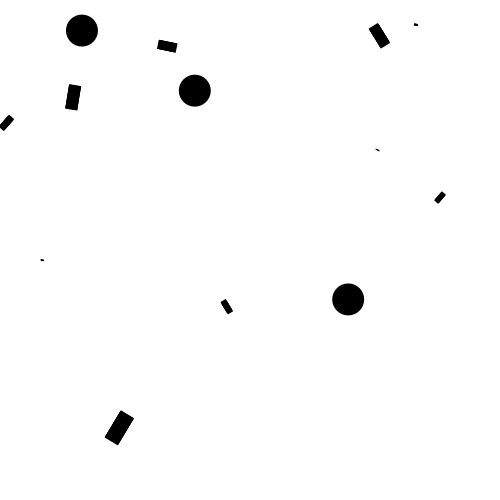
Frame 1 (no input)
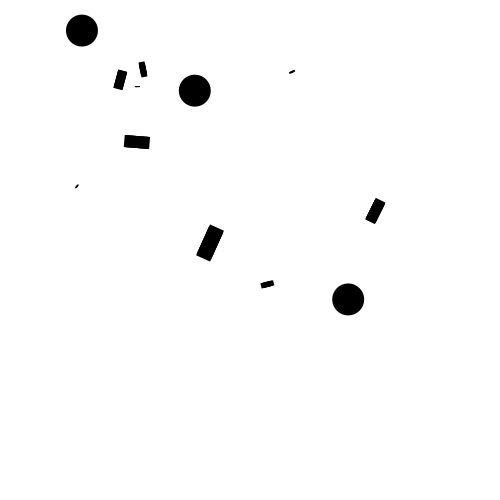
Frame 60 (the mouse pressed at the canvas centre just before this capture)
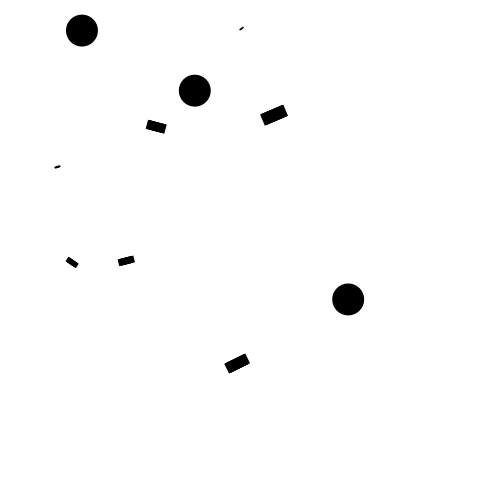
Frame 120 (the mouse held since frame 60 and released just before this capture)

The Processing sketch that drew these frames (run headless with seeded random() and noise(); from frame 60 on, the mouse is pressed at the canvas centre):

// Processing sketch: forcesMultipleAttractorsAndMoons
// ── forcesMultipleAttractorsAndMoons.pde
class Attractor {
  float mass;
  PVector location;
  
  Attractor() {
    mass = 5;
    location = new PVector(random(width), random(height));
  }
  
  void display() {
    noStroke();
    fill(0);
    ellipse(location.x, location.y, 32, 32);
  }
  
  PVector attract(Mover m) {
    PVector force = PVector.sub(location, m.location);
    float distance = force.mag();
    force.normalize();
    distance = constrain(distance, 5, 25);
    float strength = (1 * mass * m.mass) / (distance * distance);
    force.mult(strength);
    return force;
  }
}

class Mover {
  PVector location;
  PVector velocity;
  PVector acceleration;
  
  float angle = 0;
  float aVelocity = 0;
  float aAcceleration = 0.001;
  
  float mass;
  Mover(float m, float x, float y, PVector v) {
    location = new PVector(x, y);
    velocity = v;
    acceleration = new PVector(0, 0);
    
    mass = m;
  }
  
  void update() {
    velocity.add(acceleration);
    location.add(velocity);
    
    // Angular Motion
    //aAcceleration = acceleration.x/10;
    //aVelocity += aAcceleration;
    //aVelocity = constrain(aVelocity, -0.1, 0.1);
    angle = velocity.heading();
    
    acceleration.mult(0);
  }
  
  void display() {
    noStroke();
    fill(0);
    pushMatrix();
    translate(location.x, location.y);
    rotate(angle);
    rectMode(CENTER);
    rect(0, 0, mass*16, mass*8);
    popMatrix();
  }
  
  void checkEdges() {
    // if a mover hits the edges of the width, reverse it's direction (via velocity) and place it at the width
    // same for the other edge
    if (location.x > width) {
      location.x = width;
      velocity.x *= -1;
    }
    else if (location.x < 0) {
      location.x = 0;
      velocity.x *= -1;
    }
    
    // mover will reverse direction and 'bounce' off the floor as well
    if (location.y > height) {
      location.y = height;
      velocity.y *= -1;
    }
  }
  
  void applyForce(PVector force) {
    PVector f = PVector.div(force, mass);
    acceleration.add(f);
  }
}

Mover[] moons = new Mover[10];
Attractor[] earths = new Attractor[3];


void setup() {
  size(500,500);
  background(230);

  for (int i = 0; i < moons.length; i++) {
    PVector moonInitialVelocity = new PVector(random(-1, 1), random(-1, 1));
    moons[i] = new Mover(random(0.1, 2), random(width), random(height), moonInitialVelocity);
  }
  
  for (int i = 0; i < earths.length; i++) {
    earths[i] = new Attractor();
  }
}

void draw() {
  noStroke();
  fill(255);
  rectMode(CORNER);
  rect(0,0,width,height);
  
  for (int i = 0; i < moons.length; i++) {
    for (int j = 0; j < earths.length; j++) {
      PVector force = earths[j].attract(moons[i]);
      moons[i].applyForce(force);
      moons[i].update();
      moons[i].display();
    }
  }
  
  for (int i = 0; i < earths.length; i++) {
    earths[i].display();
  }
  
}
